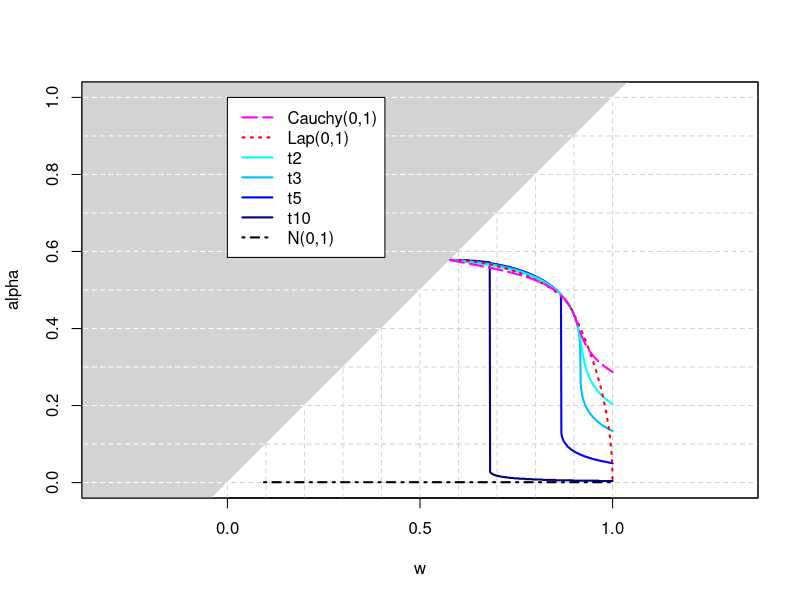

Here is the R script that generated this plot:
#----------------------------------------------------------------------------------------------------------------------------#
# Duisters, Schmidt-Hieber
# June 2019
#----------------------------------------------------------------------------------------------------------------------------#
# Figure tail decay
#----------------------------------------------------------------------------------------------------------------------------#
# load library
library(rmutil)
#----------------------------------------------------------------------------------------------------------------------------#
# settings
h <- 0.001
alphaseq <- seq(0,1,h)
wseq <- c(alphaseq,1)
#wseq <- seq(0.5,1,0.0005)

densities <- c("N(0,1)","t10","t5","t3","t2","Lap(0,1)","Cauchy(0,1)")
cols <- c("black","navy","blue","deepskyblue","cyan","red","magenta")
ltys <- c(4,1,1,1,1,3,5)
ld <- length(densities)

#----------------------------------------------------------------------------------------------------------------------------#
# result
mat <- matrix(NA,length(alphaseq),length(wseq))
rownames(mat) <- alphaseq
colnames(mat) <- wseq
tail<- lapply(1:ld,function(l) mat)

#----------------------------------------------------------------------------------------------------------------------------#
# loop
for(d in 1:ld){
dens <- densities[d]
  
if(dens=="N(0,1)"){
    #g <- function(x){dnorm(x,0,1)}
    G <- function(x){pnorm(x,0,1)}
    Ginv <- function(p){qnorm(p,0,1)}
  }
  if(dens=="t10"){
    #g <- function(x){dt(x,10)}
    G <- function(x){pt(x,10)}
    Ginv <- function(p){qt(p,10)}
  }
  if(dens=="t5"){
    #g <- function(x){dt(x,5)}
    G <- function(x){pt(x,5)}
    Ginv <- function(p){qt(p,5)}
  }
  if(dens=="t3"){
    #g <- function(x){dt(x,3)}
    G <- function(x){pt(x,3)}
    Ginv <- function(p){qt(p,3)}
  }
  if(dens=="t2"){
    #g <- function(x){dt(x,2)}
    G <- function(x){pt(x,2)}
    Ginv <- function(p){qt(p,2)}
  }
  if(dens=="Lap(0,1)"){
    #g <- function(x){dlaplace(x)}
    G <- function(x){plaplace(x)}
    Ginv <- function(p){qlaplace(p)}
  }
  if(dens=="Cauchy(0,1)"){
    #g <- function(x){dcauchy(x)}
    G <- function(x){pcauchy(x)}
    Ginv <- function(p){qcauchy(p)}
  }
  
for(i in 1:(length(alphaseq)-1)){  
  alpha <- alphaseq[i]
  for(j in (i+1):length(wseq)){
      w <- wseq[j]
      tail[[d]][i,j] <- (G(2*Ginv(alpha/w))<(2*alpha^2)/(1-alpha^2))
      }
  }
}

# tail decay
pdf("Figures/figtail.pdf",width=9,height=9)
plot(0,0,xlim=range(wseq),ylim=range(alphaseq),ylab="alpha",xlab="w",type="n",asp=1)
polygon(x=c(-2,2,-2,-2),y=c(-2,2,2,-2),col="lightgrey",border="white")
abline(h=seq(0,1,0.1),lty=2,col="lightgrey")
abline(v=seq(0,1,0.1),lty=2,col="lightgrey")
for(a in seq(0,1,0.1)){segments(x0=-1,x1=a,y0=a,y1=a,lty=2,col="white")}
box()
for(d in 1:7){
  alphaline <- apply(tail[[d]],2,function(c)alphaseq[min(which(c==T))])
  lines(wseq,alphaline,lty=ltys[d],col=cols[d],lwd=2)
}
legend(x=0,y=1,densities[ld:1],lty=ltys[ld:1],col=cols[ld:1],lwd=rep(2,ld),bg="white")
dev.off()
